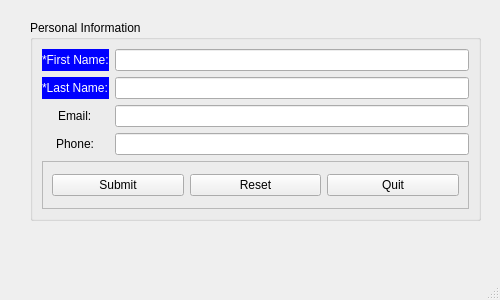
<?xml version="1.0" encoding="UTF-8"?>
<ui version="4.0">
 <class>MainWindow</class>
 <widget class="QMainWindow" name="MainWindow">
  <property name="geometry">
   <rect>
    <x>0</x>
    <y>0</y>
    <width>500</width>
    <height>300</height>
   </rect>
  </property>
  <property name="windowTitle">
   <string>MainWindow</string>
  </property>
  <widget class="QWidget" name="centralwidget">
   <widget class="QGroupBox" name="lblFrPerson">
    <property name="geometry">
     <rect>
      <x>30</x>
      <y>20</y>
      <width>451</width>
      <height>201</height>
     </rect>
    </property>
    <property name="title">
     <string>Personal Information</string>
    </property>
    <layout class="QGridLayout" name="gridLayout">
     <item row="1" column="0">
      <widget class="QLabel" name="lblLast">
       <property name="styleSheet">
        <string notr="true">background-color: blue;
color: white;</string>
       </property>
       <property name="text">
        <string>*Last Name:</string>
       </property>
      </widget>
     </item>
     <item row="0" column="0">
      <widget class="QLabel" name="lblFirst">
       <property name="styleSheet">
        <string notr="true">background-color: blue;
color: white;</string>
       </property>
       <property name="text">
        <string>*First Name:</string>
       </property>
      </widget>
     </item>
     <item row="1" column="1">
      <widget class="QLineEdit" name="entLast"/>
     </item>
     <item row="3" column="1">
      <widget class="QLineEdit" name="entPhone"/>
     </item>
     <item row="0" column="1">
      <widget class="QLineEdit" name="entFirst"/>
     </item>
     <item row="2" column="1">
      <widget class="QLineEdit" name="entEmail"/>
     </item>
     <item row="2" column="0" alignment="Qt::AlignmentFlag::AlignHCenter">
      <widget class="QLabel" name="lblEmail">
       <property name="text">
        <string>Email:</string>
       </property>
      </widget>
     </item>
     <item row="3" column="0" alignment="Qt::AlignmentFlag::AlignHCenter">
      <widget class="QLabel" name="lblPhone">
       <property name="text">
        <string>Phone:</string>
       </property>
      </widget>
     </item>
     <item row="4" column="0" colspan="2">
      <widget class="QFrame" name="fraButtons">
       <property name="frameShape">
        <enum>QFrame::Shape::StyledPanel</enum>
       </property>
       <property name="frameShadow">
        <enum>QFrame::Shadow::Raised</enum>
       </property>
       <layout class="QHBoxLayout" name="horizontalLayout">
        <item>
         <widget class="QPushButton" name="btnS">
          <property name="minimumSize">
           <size>
            <width>80</width>
            <height>0</height>
           </size>
          </property>
          <property name="text">
           <string>Submit</string>
          </property>
         </widget>
        </item>
        <item>
         <widget class="QPushButton" name="btnR">
          <property name="minimumSize">
           <size>
            <width>80</width>
            <height>0</height>
           </size>
          </property>
          <property name="text">
           <string>Reset</string>
          </property>
         </widget>
        </item>
        <item>
         <widget class="QPushButton" name="btnQ">
          <property name="minimumSize">
           <size>
            <width>80</width>
            <height>0</height>
           </size>
          </property>
          <property name="text">
           <string>Quit</string>
          </property>
         </widget>
        </item>
       </layout>
      </widget>
     </item>
    </layout>
   </widget>
  </widget>
  <widget class="QMenuBar" name="menubar">
   <property name="geometry">
    <rect>
     <x>0</x>
     <y>0</y>
     <width>500</width>
     <height>22</height>
    </rect>
   </property>
  </widget>
  <widget class="QStatusBar" name="statusbar"/>
 </widget>
 <resources/>
 <connections/>
</ui>
